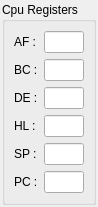
<?xml version="1.0" encoding="UTF-8"?>
<ui version="4.0">
 <class>CpuRegistersWidget</class>
 <widget class="QWidget" name="CpuRegistersWidget">
  <property name="geometry">
   <rect>
    <x>0</x>
    <y>0</y>
    <width>90</width>
    <height>187</height>
   </rect>
  </property>
  <property name="sizePolicy">
   <sizepolicy hsizetype="Fixed" vsizetype="Preferred">
    <horstretch>0</horstretch>
    <verstretch>0</verstretch>
   </sizepolicy>
  </property>
  <property name="windowTitle">
   <string>Form</string>
  </property>
  <layout class="QVBoxLayout" name="verticalLayout">
   <property name="spacing">
    <number>6</number>
   </property>
   <property name="leftMargin">
    <number>2</number>
   </property>
   <property name="topMargin">
    <number>2</number>
   </property>
   <property name="rightMargin">
    <number>2</number>
   </property>
   <property name="bottomMargin">
    <number>2</number>
   </property>
   <item>
    <widget class="QGroupBox" name="groupBox">
     <property name="sizePolicy">
      <sizepolicy hsizetype="Fixed" vsizetype="Fixed">
       <horstretch>0</horstretch>
       <verstretch>0</verstretch>
      </sizepolicy>
     </property>
     <property name="title">
      <string>Cpu Registers</string>
     </property>
     <property name="flat">
      <bool>true</bool>
     </property>
     <layout class="QFormLayout" name="formLayout">
      <item row="0" column="0">
       <widget class="QLabel" name="af_label">
        <property name="text">
         <string>AF :</string>
        </property>
       </widget>
      </item>
      <item row="1" column="0">
       <widget class="QLabel" name="bc_label">
        <property name="text">
         <string>BC :</string>
        </property>
       </widget>
      </item>
      <item row="2" column="0">
       <widget class="QLabel" name="de_label">
        <property name="text">
         <string>DE :</string>
        </property>
       </widget>
      </item>
      <item row="3" column="0">
       <widget class="QLabel" name="hl_label">
        <property name="text">
         <string>HL :</string>
        </property>
       </widget>
      </item>
      <item row="4" column="0">
       <widget class="QLabel" name="sp_label">
        <property name="text">
         <string>SP :</string>
        </property>
       </widget>
      </item>
      <item row="5" column="0">
       <widget class="QLabel" name="pc_label">
        <property name="text">
         <string>PC :</string>
        </property>
       </widget>
      </item>
      <item row="0" column="1">
       <widget class="QLineEdit" name="af_lineEdit">
        <property name="sizePolicy">
         <sizepolicy hsizetype="Fixed" vsizetype="Fixed">
          <horstretch>0</horstretch>
          <verstretch>0</verstretch>
         </sizepolicy>
        </property>
        <property name="maximumSize">
         <size>
          <width>40</width>
          <height>16777215</height>
         </size>
        </property>
        <property name="font">
         <font>
          <family>Courier New</family>
         </font>
        </property>
        <property name="alignment">
         <set>Qt::AlignCenter</set>
        </property>
       </widget>
      </item>
      <item row="1" column="1">
       <widget class="QLineEdit" name="bc_lineEdit">
        <property name="sizePolicy">
         <sizepolicy hsizetype="Fixed" vsizetype="Fixed">
          <horstretch>0</horstretch>
          <verstretch>0</verstretch>
         </sizepolicy>
        </property>
        <property name="maximumSize">
         <size>
          <width>40</width>
          <height>16777215</height>
         </size>
        </property>
        <property name="font">
         <font>
          <family>Courier New</family>
         </font>
        </property>
        <property name="alignment">
         <set>Qt::AlignCenter</set>
        </property>
       </widget>
      </item>
      <item row="2" column="1">
       <widget class="QLineEdit" name="de_lineEdit">
        <property name="sizePolicy">
         <sizepolicy hsizetype="Fixed" vsizetype="Fixed">
          <horstretch>0</horstretch>
          <verstretch>0</verstretch>
         </sizepolicy>
        </property>
        <property name="maximumSize">
         <size>
          <width>40</width>
          <height>16777215</height>
         </size>
        </property>
        <property name="font">
         <font>
          <family>Courier New</family>
         </font>
        </property>
        <property name="alignment">
         <set>Qt::AlignCenter</set>
        </property>
       </widget>
      </item>
      <item row="3" column="1">
       <widget class="QLineEdit" name="hl_lineEdit">
        <property name="sizePolicy">
         <sizepolicy hsizetype="Fixed" vsizetype="Fixed">
          <horstretch>0</horstretch>
          <verstretch>0</verstretch>
         </sizepolicy>
        </property>
        <property name="maximumSize">
         <size>
          <width>40</width>
          <height>16777215</height>
         </size>
        </property>
        <property name="font">
         <font>
          <family>Courier New</family>
         </font>
        </property>
        <property name="alignment">
         <set>Qt::AlignCenter</set>
        </property>
       </widget>
      </item>
      <item row="4" column="1">
       <widget class="QLineEdit" name="sp_lineEdit">
        <property name="sizePolicy">
         <sizepolicy hsizetype="Fixed" vsizetype="Fixed">
          <horstretch>0</horstretch>
          <verstretch>0</verstretch>
         </sizepolicy>
        </property>
        <property name="maximumSize">
         <size>
          <width>40</width>
          <height>16777215</height>
         </size>
        </property>
        <property name="font">
         <font>
          <family>Courier New</family>
         </font>
        </property>
        <property name="alignment">
         <set>Qt::AlignCenter</set>
        </property>
       </widget>
      </item>
      <item row="5" column="1">
       <widget class="QLineEdit" name="pc_lineEdit">
        <property name="sizePolicy">
         <sizepolicy hsizetype="Fixed" vsizetype="Fixed">
          <horstretch>0</horstretch>
          <verstretch>0</verstretch>
         </sizepolicy>
        </property>
        <property name="maximumSize">
         <size>
          <width>40</width>
          <height>16777215</height>
         </size>
        </property>
        <property name="font">
         <font>
          <family>Courier New</family>
         </font>
        </property>
        <property name="alignment">
         <set>Qt::AlignCenter</set>
        </property>
       </widget>
      </item>
     </layout>
    </widget>
   </item>
  </layout>
 </widget>
 <resources/>
 <connections/>
</ui>
